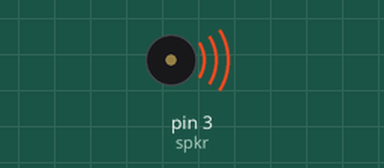
Recording of a sketch running on a simulated Arduino Uno, built with avr-gcc and run on an emulated ATmega328P. On the bench: buzzer (waves = sounding). Random numbers use the default seed unless the sketch sets one.

Above: at 0.1 s.
Timing chart, 0 to 40.0 s (numbered marks = the images above):
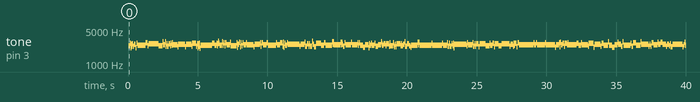

Measured:
- by itself, tone on pin 3 (spkr): plays 2386 Hz for 0.12 s, 2675 Hz for 0.04 s, 2155 Hz for 0.04 s, 2575 Hz for 0.04 s, 2291 Hz for 0.04 s, 2631 Hz for 0.04 s … (260 notes in this stretch)

The sketch:

noise.pde
```cpp
int spkr = 3;

void setup(){
  pinMode(spkr,OUTPUT);
}

void loop(){
  if (random(2) == 1)
  {
    digitalWrite(spkr,HIGH);
  }
  else
  {
    digitalWrite(spkr,LOW);
  }
}
```
